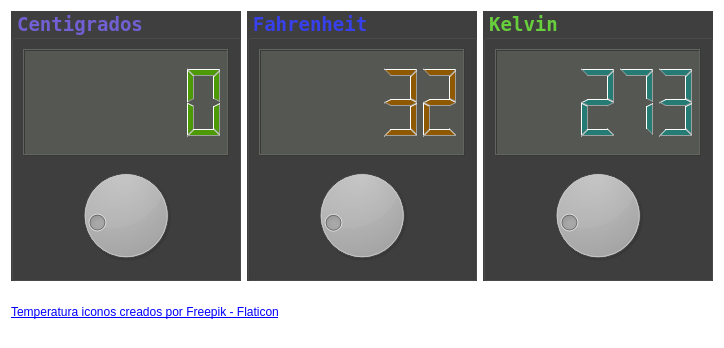
<?xml version="1.0" encoding="UTF-8"?>
<ui version="4.0">
 <class>Conversor</class>
 <widget class="QWidget" name="Conversor">
  <property name="geometry">
   <rect>
    <x>0</x>
    <y>0</y>
    <width>724</width>
    <height>348</height>
   </rect>
  </property>
  <property name="windowTitle">
   <string>Conversor</string>
  </property>
  <property name="windowIcon">
   <iconset resource="recursos.qrc">
    <normaloff>:/Recursos/Imagenes/icon_temperatura.png</normaloff>:/Recursos/Imagenes/icon_temperatura.png</iconset>
  </property>
  <property name="styleSheet">
   <string notr="true">background-color: rgb(255, 255, 255);</string>
  </property>
  <layout class="QVBoxLayout" name="verticalLayout">
   <item>
    <widget class="QWidget" name="widget" native="true">
     <layout class="QHBoxLayout" name="horizontalLayout">
      <property name="leftMargin">
       <number>0</number>
      </property>
      <property name="topMargin">
       <number>0</number>
      </property>
      <property name="rightMargin">
       <number>0</number>
      </property>
      <property name="bottomMargin">
       <number>0</number>
      </property>
      <item>
       <widget class="QGroupBox" name="groupBox">
        <property name="font">
         <font>
          <family>Terminal</family>
          <pointsize>14</pointsize>
          <bold>true</bold>
         </font>
        </property>
        <property name="styleSheet">
         <string notr="true">
color: rgb(113, 96, 212);
background-color: rgb(63, 63, 63);
</string>
        </property>
        <property name="title">
         <string>Centigrados</string>
        </property>
        <layout class="QVBoxLayout" name="verticalLayout_3">
         <item>
          <widget class="QLCDNumber" name="outCent">
           <property name="styleSheet">
            <string notr="true">background-color: rgb(85, 87, 83);
color: rgb(78, 154, 6);
</string>
           </property>
          </widget>
         </item>
         <item>
          <widget class="QDial" name="inCent">
           <property name="styleSheet">
            <string notr="true"/>
           </property>
           <property name="minimum">
            <number>-18</number>
           </property>
          </widget>
         </item>
        </layout>
       </widget>
      </item>
      <item>
       <widget class="QGroupBox" name="groupBox2">
        <property name="font">
         <font>
          <family>Terminal</family>
          <pointsize>14</pointsize>
          <bold>true</bold>
         </font>
        </property>
        <property name="styleSheet">
         <string notr="true">color: rgb(55, 64, 235);

background-color: rgb(63, 63, 63);
</string>
        </property>
        <property name="title">
         <string>Fahrenheit</string>
        </property>
        <layout class="QVBoxLayout" name="verticalLayout_4">
         <item>
          <widget class="QLCDNumber" name="outFahr">
           <property name="styleSheet">
            <string notr="true">background-color: rgb(85, 87, 83);
color: rgb(143, 89, 2);</string>
           </property>
           <property name="intValue" stdset="0">
            <number>32</number>
           </property>
          </widget>
         </item>
         <item>
          <widget class="QDial" name="intFahr">
           <property name="minimum">
            <number>0</number>
           </property>
           <property name="maximum">
            <number>210</number>
           </property>
           <property name="value">
            <number>32</number>
           </property>
          </widget>
         </item>
        </layout>
       </widget>
      </item>
      <item>
       <widget class="QGroupBox" name="groupBox3">
        <property name="font">
         <font>
          <family>Terminal</family>
          <pointsize>14</pointsize>
          <bold>true</bold>
         </font>
        </property>
        <property name="styleSheet">
         <string notr="true">color: rgb(104, 207, 60);

background-color: rgb(63, 63, 63);
</string>
        </property>
        <property name="title">
         <string>Kelvin</string>
        </property>
        <layout class="QVBoxLayout" name="verticalLayout_5">
         <item>
          <widget class="QLCDNumber" name="outKelv">
           <property name="styleSheet">
            <string notr="true">background-color: rgb(85, 87, 83);
color: rgb(36, 124, 117);</string>
           </property>
           <property name="intValue" stdset="0">
            <number>273</number>
           </property>
          </widget>
         </item>
         <item>
          <widget class="QDial" name="intKelv">
           <property name="styleSheet">
            <string notr="true">color: rgb(63, 65, 71);</string>
           </property>
           <property name="minimum">
            <number>255</number>
           </property>
           <property name="maximum">
            <number>372</number>
           </property>
           <property name="value">
            <number>273</number>
           </property>
          </widget>
         </item>
        </layout>
       </widget>
      </item>
     </layout>
    </widget>
   </item>
   <item>
    <widget class="QLabel" name="label">
     <property name="maximumSize">
      <size>
       <width>16777215</width>
       <height>50</height>
      </size>
     </property>
     <property name="text">
      <string>&lt;a href=&quot;https://www.flaticon.es/iconos-gratis/temperatura&quot; title=&quot;temperatura iconos&quot;&gt;Temperatura iconos creados por Freepik - Flaticon&lt;/a&gt; </string>
     </property>
    </widget>
   </item>
  </layout>
 </widget>
 <resources>
  <include location="recursos.qrc"/>
 </resources>
 <connections>
  <connection>
   <sender>intFahr</sender>
   <signal>valueChanged(int)</signal>
   <receiver>outFahr</receiver>
   <slot>display(int)</slot>
   <hints>
    <hint type="sourcelabel">
     <x>325</x>
     <y>185</y>
    </hint>
    <hint type="destinationlabel">
     <x>325</x>
     <y>84</y>
    </hint>
   </hints>
  </connection>
  <connection>
   <sender>intKelv</sender>
   <signal>valueChanged(int)</signal>
   <receiver>outKelv</receiver>
   <slot>display(int)</slot>
   <hints>
    <hint type="sourcelabel">
     <x>401</x>
     <y>129</y>
    </hint>
    <hint type="destinationlabel">
     <x>401</x>
     <y>62</y>
    </hint>
   </hints>
  </connection>
  <connection>
   <sender>inCent</sender>
   <signal>valueChanged(int)</signal>
   <receiver>outCent</receiver>
   <slot>display(int)</slot>
   <hints>
    <hint type="sourcelabel">
     <x>112</x>
     <y>185</y>
    </hint>
    <hint type="destinationlabel">
     <x>112</x>
     <y>84</y>
    </hint>
   </hints>
  </connection>
 </connections>
</ui>
